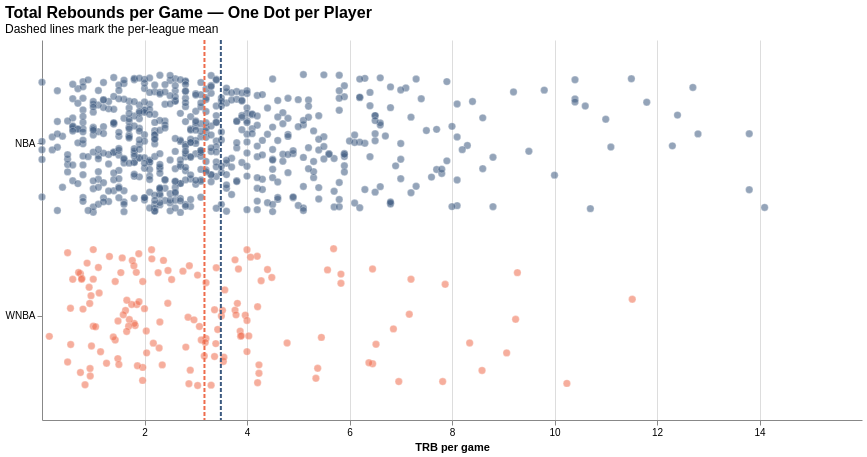

Source (Vega-Lite JSON):
### Vega-Lite specification from a JSON file in a GitHub repository (floating-point values rounded to 4 significant figures; data arrays with more than 128 entries replaced by an {"elided": "..."} marker saying what was removed)
{"config": {"view": {"continuousWidth": 300, "continuousHeight": 300, "stroke": null}}, "layer": [{"data": {"name": "data-7e9a2b27a4c72a35943d38fa1b246181"}, "mark": {"type": "circle", "opacity": 0.55, "size": 55, "stroke": "white", "strokeWidth": 0.5}, "encoding": {"color": {"field": "League", "legend": null, "scale": {"domain": ["NBA", "WNBA"], "range": ["#3d5a80", "#ee6c4d"]}, "type": "nominal"}, "tooltip": [{"field": "Player", "type": "nominal"}, {"field": "Pos", "type": "nominal"}, {"field": "TRB", "format": ".2f", "type": "quantitative"}, {"field": "ORB", "format": ".2f", "type": "quantitative"}, {"field": "DRB", "format": ".2f", "type": "quantitative"}], "x": {"axis": {"values": [2, 4, 6, 8, 10, 12, 14]}, "field": "TRB", "scale": {"domain": [0, 14.8]}, "title": "TRB per game", "type": "quantitative"}, "y": {"field": "League", "sort": ["NBA", "WNBA"], "title": null, "type": "nominal"}, "yOffset": {"field": "jitter", "type": "quantitative"}}, "transform": [{"calculate": "random()", "as": "jitter"}]}, {"data": {"name": "data-e87802cbf202d2b078d7dd19adb30af1"}, "mark": {"type": "rule", "strokeDash": [4, 2], "strokeWidth": 2}, "encoding": {"color": {"field": "League", "legend": null, "scale": {"domain": ["NBA", "WNBA"], "range": ["#3d5a80", "#ee6c4d"]}, "type": "nominal"}, "tooltip": [{"field": "League", "type": "nominal"}, {"field": "TRB", "format": ".2f", "title": "Mean", "type": "quantitative"}], "x": {"field": "TRB", "type": "quantitative"}}}], "height": 380, "title": {"text": "Total Rebounds per Game — One Dot per Player", "anchor": "start", "fontSize": 16, "subtitle": "Dashed lines mark the per-league mean"}, "width": 820, "$schema": "https://vega.github.io/schema/vega-lite/v6.4.1.json", "datasets": {"data-7e9a2b27a4c72a35943d38fa1b246181": {"elided": "738 records"}, "data-e87802cbf202d2b078d7dd19adb30af1": [{"League": "NBA", "TRB": 3.49}, {"League": "WNBA", "TRB": 3.17}]}}
